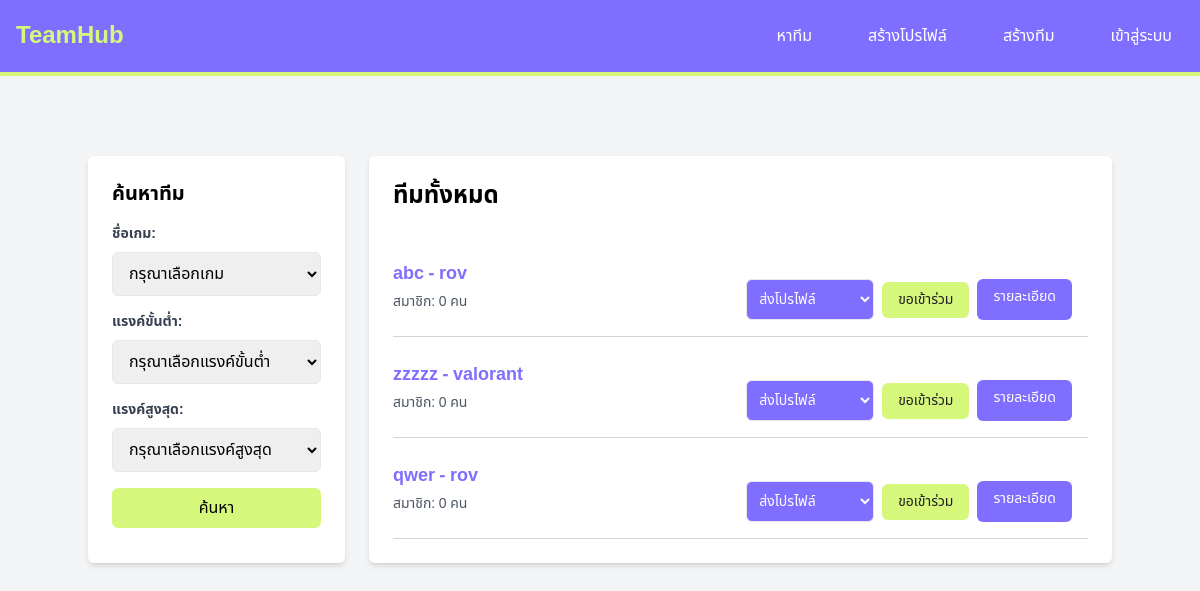
Before: / with the older database file.
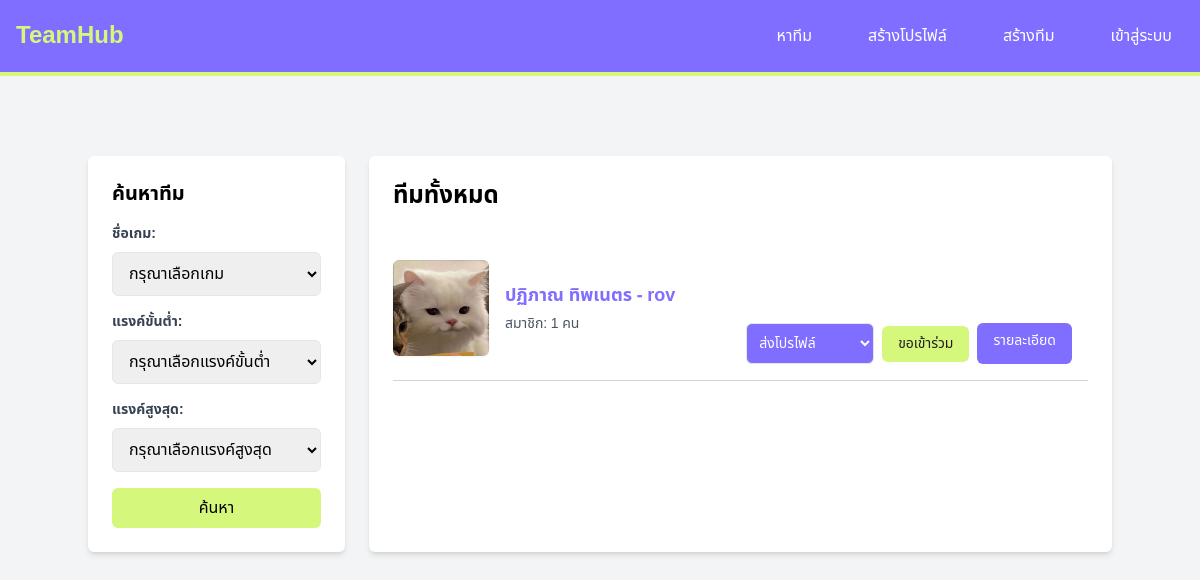
After: the same page with the newer database file.
### myesportapp/models.py (models this page shows, shortened)
class Team(models.Model):
    member = models.ForeignKey(User, on_delete=models.CASCADE, null=True, blank=False)
    name = models.CharField(max_length=100, null=True, blank=False)
    game = models.ForeignKey(Game, on_delete=models.CASCADE, null=True, blank=False)
    required_rank_min = models.CharField(max_length=100, null=True, blank=True)
    required_rank_max = models.CharField(max_length=100, null=True, blank=True)
    members_needed = models.IntegerField( null=True, blank=False)
    additional_details = models.TextField( null=True, blank=False)
    logo = models.ImageField(upload_to='team_logos/', blank=True, null=True)

class Game(models.Model):
    name = models.CharField(max_length=100, null=True, blank=False)
    rank1 = models.CharField(max_length=100, null=True, blank=False)
    rank2 = models.CharField(max_length=100,  null=True, blank=False)
    rank3 = models.CharField(max_length=100,  null=True, blank=False)
    rank4 = models.CharField(max_length=100,  null=True, blank=False)
    rank5 = models.CharField(max_length=100,  null=True, blank=False)
    rank6 = models.CharField(max_length=100,  null=True, blank=False)
    rank7 = models.CharField(max_length=100,  null=True, blank=False)
    rank8 = models.CharField(max_length=100, null=True, blank=False)
    rank9 = models.CharField(max_length=100,  null=True, blank=False)

### myesportapp/views.py (the view, shortened to what this page needs)
# urls.py: path('', team_list, name='team_list'),
def team_list(request):
    games = Game.objects.all()
    teams = Team.objects.annotate(
        member_count=Count('members')
    )
    rank_choices = {}
    for game in games:
        rank_choices[game.name.lower()] = {
            game.rank1: 1,
            game.rank2: 2,
            game.rank3: 3,
            game.rank4: 4,
            game.rank5: 5,
            game.rank6: 6,
            game.rank7: 7,
            game.rank8: 8,
            game.rank9: 9
        }
    game_name = request.GET.get('gameName')
    rank_min = request.GET.get('rankMin')
    rank_max = request.GET.get('rankMax')
    selected_game = Game.objects.filter(id=game_name).first() if game_name else None
    teams = teams.filter(member_count__lt=F('members_needed')).distinct()
    return render(request, 'home.html', {
        'teams': teams,
        'games': games,
        'rank_choices': rank_choices,
        'selected_game': selected_game,
        'selected_rank_min': rank_min,
        'selected_rank_max': rank_max,
    })

### myesportapp/templates/home.html (shortened to what this page needs)
<!DOCTYPE html>
<html lang="en">
<head>
    <script src="https://cdn.tailwindcss.com"></script>
</head>
<body class="bg-gray-100">
    {% include 'components/navbar.html' %}
    {% block content %}
    <div class="container mx-auto my-20 flex flex-col lg:flex-row space-y-6 lg:space-y-0 lg:space-x-6">
        <div class="max-w-md w-full bg-white p-6 rounded-md shadow-md lg:w-1/3">
            <h1 class="text-xl font-bold mb-4">ค้นหาทีม</h1>
            <form method="get" action="{% url 'team_list' %}">
                <div class="mb-4">
                    <label for="gameName" class="block text-gray-700 text-sm font-bold mb-2">ชื่อเกม:</label>
                    <select id="gameName" name="gameName" class="w-full px-3 py-2 border rounded-md" onchange="updateRankOptions()">
                        <option value="">กรุณาเลือกเกม</option>
                    </select>
                </div>
                <div class="mb-4">
                    <label for="rankMin" class="block text-gray-700 text-sm font-bold mb-2">แรงค์ขั้นต่ำ:</label>
                    <select id="rankMin" name="rankMin" class="w-full px-3 py-2 border rounded-md">
                        <option value="">กรุณาเลือกแรงค์ขั้นต่ำ</option>
                    </select>
                </div>
                <div class="mb-4">
                    <label for="rankMax" class="block text-gray-700 text-sm font-bold mb-2">แรงค์สูงสุด:</label>
                    <select id="rankMax" name="rankMax" class="w-full px-3 py-2 border rounded-md">
                        <option value="">กรุณาเลือกแรงค์สูงสุด</option>
                    </select>
                </div>
                <button type="submit" class="w-full bg-[#d5f87c] text-black px-4 py-2 rounded-md hover:bg-[#b4e766]">ค้นหา</button>
            </form>
        </div>
        <div class="max-w-4xl w-full bg-white p-6 rounded-md shadow-md lg:w-6/7 mx-auto mt-6">
            <h1 class="text-2xl font-bold mb-6 ">ทีมทั้งหมด</h1>
            <ul>
                {% for team in teams %}
                <li class="relative flex items-start justify-between border-b border-gray-300 py-6">
                    <div class="flex items-center space-x-4">
                        {% if team.logo %}
                        <img src="{{ team.logo.url }}" alt="{{ team.name }} logo" class="w-24 h-24 rounded-md shadow-sm">
                        {% endif %}
                        <div>
                            <span class="text-lg font-semibold text-[#7f6eff]">{{ team.name }} - {{ team.game.name }}</span>
                            <p class="text-sm text-gray-600 mt-1">สมาชิก: {{ team.member_count }} คน</p>
                        </div>
                    </div>
                    <div class="absolute bottom-4 right-4 flex space-x-2">
                        <form action="{% url 'join_team' team.id %}" method="post" class="flex items-center space-x-2">
                            <div class="relative">
                                <select id="player_profile" name="player_profile" required class="p-2 w-32 border rounded-md bg-[#7f6eff] text-white hover:bg-[#6b5be6] text-sm">
                                    <option value="" selected disabled>ส่งโปรไฟล์</option>
                                </select>
                            </div>
                            <button type="submit" class="bg-[#d5f87c] text-[#241f20] px-4 py-2 text-sm rounded-md hover:bg-[#b4e766] transition-colors">ขอเข้าร่วม</button>
                        </form>
                        <a href="{% url 'team_detail' pk=team.id %}" class="bg-[#7f6eff] text-white px-4 py-2 text-sm rounded-md hover:bg-[#6b5be6] transition-colors">รายละเอียด</a>
                    </div>
                </li>
                {% empty %}
                <li class="text-center py-4 text-gray-500">ไม่พบทีมที่ตรงกับการค้นหา</li>
                {% endfor %}
            </ul>
        </div>
    {% endblock %}
</body>
</html>

Changed rows visible on the page:
removed Team: name "abc", game.name "rov", member_count "0"
removed Team: name "zzzzz", game.name "valorant", member_count "0"
removed Team: name "qwer", game.name "rov", member_count "0"
added Team: logo (picture), name "ปฏิภาณ ทิพเนตร", game.name "rov", member_count "1"
